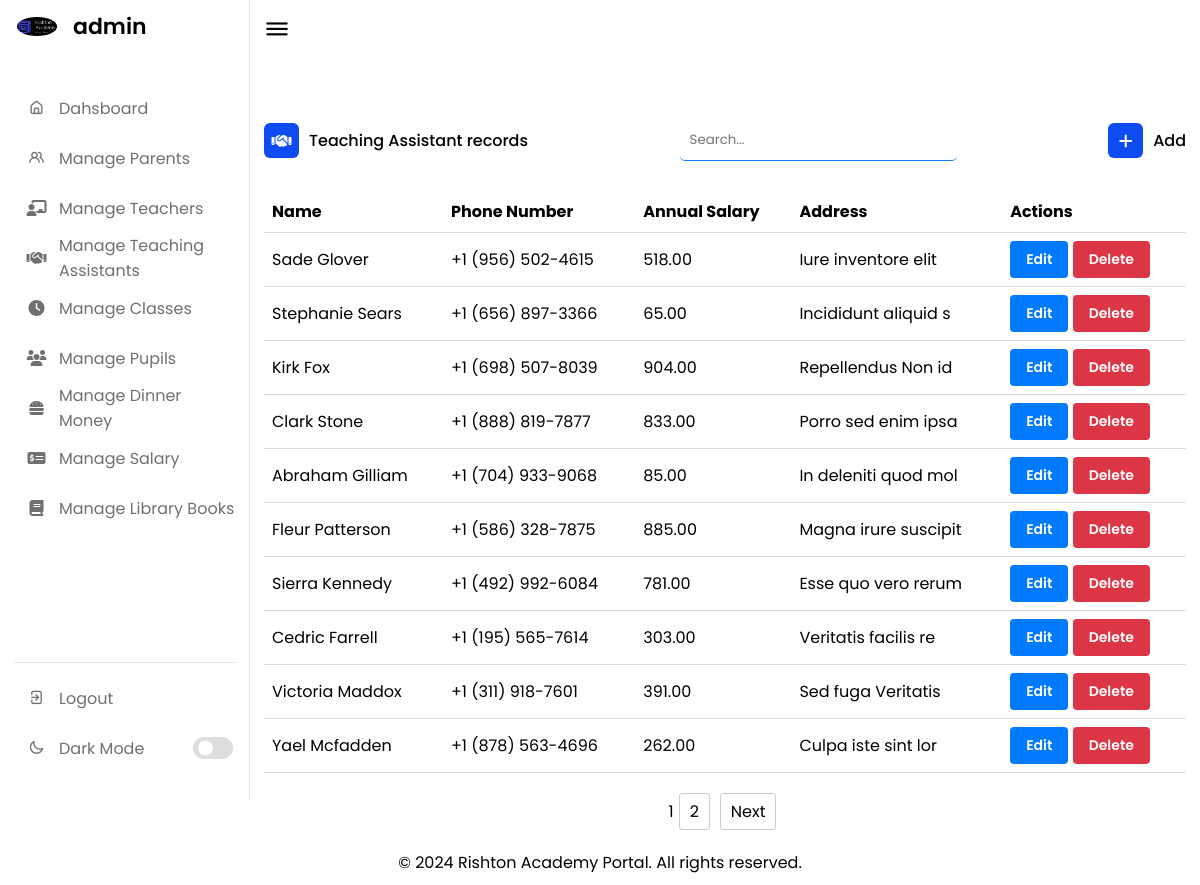
The page /manage_teacherassistant.php (signed in) on the database its author committed.
### tables this page shows
CREATE TABLE `teachingassistants` (
  `AssistantID` int(11) NOT NULL,
  `Name` varchar(100) NOT NULL,
  `Address` varchar(255) DEFAULT NULL,
  `PhoneNumber` varchar(20) DEFAULT NULL,
  `AnnualSalary` decimal(10,2) DEFAULT NULL
);

### manage_teacherassistant.php (the view, shortened to what this page needs)
<?php
require_once('./config/connection.php');
require_once('./includes/head.php');
require_once('./includes/nav.php');
require_once('./config/helper.php');
$records_per_page = 10;
$current_page = isset($_GET['page']) ? (int)$_GET['page'] : 1;
$start_from = ($current_page - 1) * $records_per_page;
$query = "SELECT * FROM teachingassistants LIMIT $start_from, $records_per_page";
$data = fetchData($query, $connect);
?>
<div class="dash-content">
    <div class="activity">
        <div class="title">
            <div class="left">
            <i class="fa-solid fa-handshake"></i>
                <span class="text">Teaching Assistant records</span>
            </div>
            <input type="sraerch" onkeyup="searchData(this, 'process/teacherassistant/search')" name="search" placeholder="Search..." id="search">
            <div class="right">
                <a href="./teacherassistant_add"><i class="fas fa-plus"></i>
                    <span class="text">Add</span></a>
            </div>
        </div>
        <div class="table-responsive">
            <table class="table table-bordered table-striped">
                <thead>
                    <tr>
                        <th>Name</th>
                        <th>Phone Number</th>
                        <th>Annual Salary</th>
                        <th>Address</th>
                        <th>Actions</th>
                    </tr>
                </thead>
                <tbody>
                    <?php foreach ($data as $val) : ?>
                        <tr>
                            <td><?= $val['Name'] ?></td>
                            <td><?= $val['PhoneNumber'] ?></td>
                            <td><?= $val['AnnualSalary'] ?></td>
                            <td><?= $val['Address'] ?></td>
                            <td>
                                <button class="btn btn-sm btn-primary"><a href="./teacherassistant_add?id=<?= $val['AssistantID'] ?>" class="btn-a">Edit</a></button>
                                <button class="btn btn-sm btn-danger" onclick="return confirm('are you sure want to delete this record?')"><a href="./process/teacherassistant/delete?id=<?= $val['AssistantID'] ?>" class="btn-a">Delete</a></button>
                            </td>
                        </tr>
                    <?php endforeach; ?>
                </tbody>
            </table>
            <?php
            $total_records_query = "SELECT COUNT(*) AS total FROM teachingassistants";
            $total_records_result = mysqli_query($connect, $total_records_query);
            $total_records = mysqli_fetch_assoc($total_records_result)['total'];
            $base_url = './manage_teacherassistant';
            echo paginate($current_page, $total_records, $records_per_page, $base_url);
            ?>
        </div>
    </div>
</div>
</section>
<?php
require_once('includes/footer.php');
?>

### assets/css/style.css (style rules this page uses)
* { margin: 0; padding: 0; outline: none; box-sizing: border-box; font-family: 'Poppins', sans-serif; }
:root { --primary-color: #0E4BF1; --panel-color: #FFF; --text-color: #000; --black-light-color: #707070; --border-color: #e6e5e5; --toggle-color: #DDD; --box1-color: #4DA3FF; --box2-color: #FFE6AC; --box3-color: #E7D1FC; --title-icon-color: #fff; --tran-05: all 0.5s ease; --tran-03: all 0.3s ease; --tran-03: all 0.2s ease; }
body, html { min-height: 100vh; margin: 0; }
.dashboard .dash-content { padding-top: 50px; }
.dash-content .title { display: flex; align-items: center; margin: 60px 0 30px 0; }
.dash-content .title i { position: relative; height: 35px; width: 35px; background-color: var(--primary-color); border-radius: 6px; color: var(--title-icon-color); display: flex; align-items: center; justify-content: center; }
.dash-content .title .text { font-weight: 500; color: var(--text-color); margin-left: 10px; }
table { width: 100%; border-collapse: collapse; margin-bottom: 20px; }
th, td { padding: 8px; text-align: left; border-bottom: 1px solid #ddd; }
th, td { background-color: var(--panel-color); color: var(--text-color); }
.btn { display: inline-block; padding: 8px 16px; font-size: 14px; font-weight: 600; text-align: center; text-decoration: none; cursor: pointer; border: none; border-radius: 4px; transition: background-color 0.3s; }
.btn-primary { color: #fff; background-color: #007bff; }
.btn-danger { color: #fff; background-color: #dc3545; }
.btn-a { text-decoration: none; color: #fff; }
.title { display: flex; align-items: center; justify-content: space-between; }
.title .left { display: flex; align-items: center; }
.title .right a { display: flex; align-items: center; text-decoration: none; }
#search { border: 0px; border-bottom: 1px solid #0876f4f0; border-radius: 5px; background-color: var(--panel-color); color: var(--text-color); padding: 10px; }

### rows shown on the page
teachingassistants: Name "Sade Glover", PhoneNumber "+1 (956) 502-4615", AnnualSalary "518.00", Address "Iure inventore elit"
teachingassistants: Name "Stephanie Sears", PhoneNumber "+1 (656) 897-3366", AnnualSalary "65.00", Address "Incididunt aliquid s"
teachingassistants: Name "Kirk Fox", PhoneNumber "+1 (698) 507-8039", AnnualSalary "904.00", Address "Repellendus Non id"
teachingassistants: Name "Clark Stone", PhoneNumber "+1 (888) 819-7877", AnnualSalary "833.00", Address "Porro sed enim ipsa"
teachingassistants: Name "Abraham Gilliam", PhoneNumber "+1 (704) 933-9068", AnnualSalary "85.00", Address "In deleniti quod mol"
teachingassistants: Name "Fleur Patterson", PhoneNumber "+1 (586) 328-7875", AnnualSalary "885.00", Address "Magna irure suscipit"
teachingassistants: Name "Sierra Kennedy", PhoneNumber "+1 (492) 992-6084", AnnualSalary "781.00", Address "Esse quo vero rerum"
teachingassistants: Name "Cedric Farrell", PhoneNumber "+1 (195) 565-7614", AnnualSalary "303.00", Address "Veritatis facilis re"
teachingassistants: Name "Victoria Maddox", PhoneNumber "+1 (311) 918-7601", AnnualSalary "391.00", Address "Sed fuga Veritatis"
teachingassistants: Name "Yael Mcfadden", PhoneNumber "+1 (878) 563-4696", AnnualSalary "262.00", Address "Culpa iste sint lor"

### other values the page prints
$_SESSION['ADMINNAME'] "admin"
